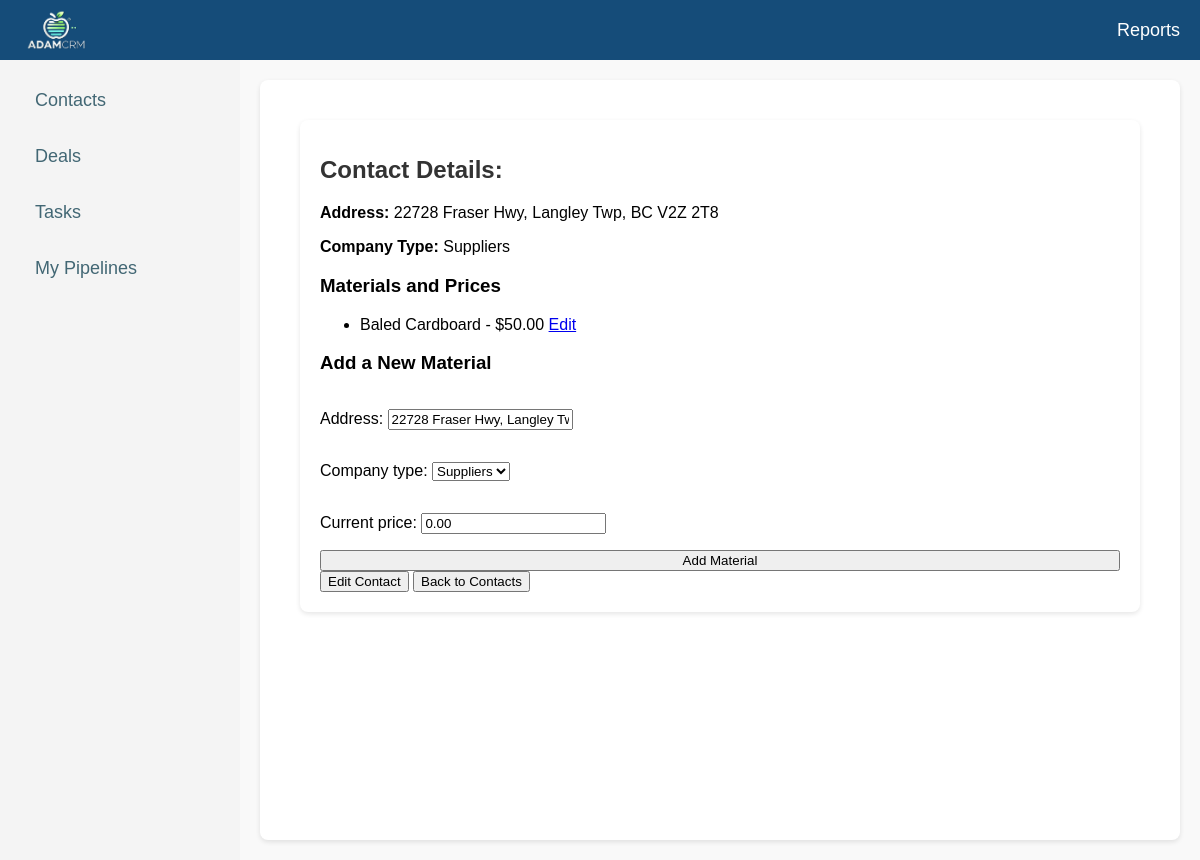
The app's page /contact/view/12/, older data.
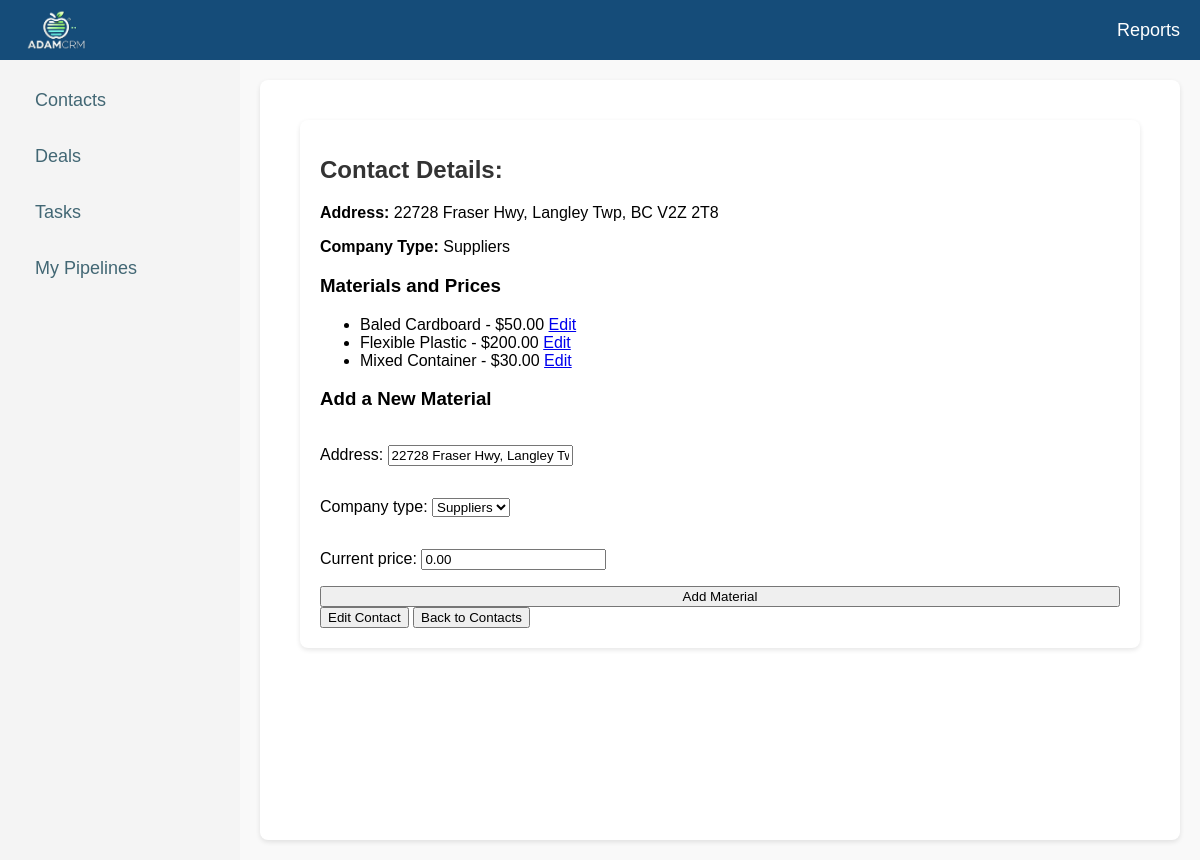
The same page, newer data.
### crm/models.py (models this page shows, shortened)
class ContactMaterial(models.Model):
    contact = models.ForeignKey('Contact', on_delete=models.CASCADE, related_name='contact_materials')
    material = models.CharField(max_length=255, choices=[(key, key) for key in settings.MATERIALS_LIST.keys()])
    price = models.DecimalField(max_digits=10, decimal_places=2, null=True, blank=True)

### crm/views.py (the view)
# urls.py: path('contact/view/<int:id>/', views.view_contact, name='view_contact'),
def view_contact(request, id):
    contact = get_object_or_404(Contact, id=id)
    if request.method == "POST":
        form = ContactForm(request.POST, instance=contact)
        if form.is_valid():
            form.save()
            return redirect('view_contact', id = contact.id)
    else:
        form=ContactForm(instance=contact)
    return render(request, 'crm/view_contact.html', {'contact': contact, 'form': form})

### crm/forms.py
class ContactForm(forms.ModelForm):
    class Meta:
        model = Contact
        fields = ['address', 'company_type', 'current_price']

### crm/templates/crm/view_contact.html (shortened to what this page needs)
{% extends 'crm/index.html' %}
{% block content %}
<div class="content">
    <h1><strong>Contact Details:</strong> {{ contact.company_name }}</h1>
    <p><strong>Address:</strong> {{ contact.address }}</p>
    <p><strong>Company Type:</strong> {{ contact.get_company_type_display }}</p>
    <h3>Materials and Prices</h3>
    {% if contact.contact_materials.all %}
        <ul>
            {% for contact_material in contact.contact_materials.all %}
                <li>
                    {{ contact_material.material }} - ${{ contact_material.price|default:"Not set" }}
                    <a href="{% url 'edit_contact_material' contact_material.id %}">Edit</a>
                </li>
            {% endfor %}
        </ul>
    {% else %}
        <p>No materials linked to this contact.</p>
    {% endif %}
    <h3>Add a New Material</h3>
    <form method="POST" action="{% url 'add_contact_material' contact.id %}">
        {{ form.as_p }}
        <button type="submit">Add Material</button>
    </form>
    <button id="edit-button" onclick="toggleEditForm()">Edit Contact</button>
    <a href="{% url 'contacts_list' %}">
        <button>Back to Contacts</button>
    </a>
</div>
{% endblock %}

Row changes from the older to the newer data that the page shows:
added ContactMaterial: material "Flexible Plastic", price "200.00"
added ContactMaterial: material "Mixed Container", price "30.00"
